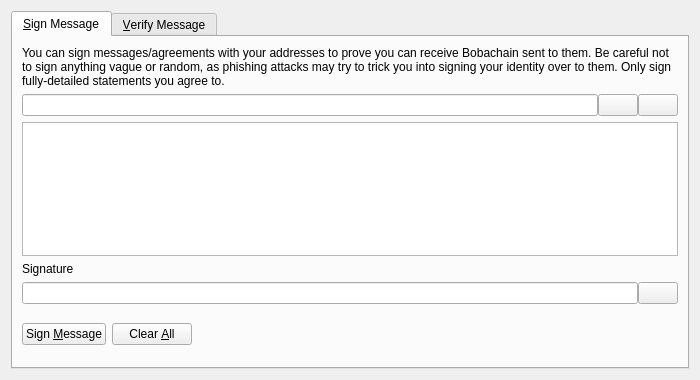
<?xml version="1.0" encoding="UTF-8"?>
<ui version="4.0">
 <class>SignVerifyMessageDialog</class>
 <widget class="QDialog" name="SignVerifyMessageDialog">
  <property name="geometry">
   <rect>
    <x>0</x>
    <y>0</y>
    <width>700</width>
    <height>380</height>
   </rect>
  </property>
  <property name="windowTitle">
   <string>Signatures - Sign / Verify a Message</string>
  </property>
  <property name="modal">
   <bool>true</bool>
  </property>
  <layout class="QVBoxLayout" name="verticalLayout">
   <item>
    <widget class="QTabWidget" name="tabWidget">
     <property name="currentIndex">
      <number>0</number>
     </property>
     <widget class="QWidget" name="tabSignMessage">
      <attribute name="title">
       <string>&amp;Sign Message</string>
      </attribute>
      <layout class="QVBoxLayout" name="verticalLayout_SM">
       <item>
        <widget class="QLabel" name="infoLabel_SM">
         <property name="text">
          <string>You can sign messages/agreements with your addresses to prove you can receive Bobachain sent to them. Be careful not to sign anything vague or random, as phishing attacks may try to trick you into signing your identity over to them. Only sign fully-detailed statements you agree to.</string>
         </property>
         <property name="textFormat">
          <enum>Qt::PlainText</enum>
         </property>
         <property name="wordWrap">
          <bool>true</bool>
         </property>
        </widget>
       </item>
       <item>
        <layout class="QHBoxLayout" name="horizontalLayout_1_SM">
         <property name="spacing">
          <number>0</number>
         </property>
         <item>
          <widget class="QValidatedLineEdit" name="addressIn_SM">
           <property name="toolTip">
            <string>The Bobachain address to sign the message with</string>
           </property>
          </widget>
         </item>
         <item>
          <widget class="QPushButton" name="addressBookButton_SM">
           <property name="toolTip">
            <string>Choose previously used address</string>
           </property>
           <property name="text">
            <string/>
           </property>
           <property name="shortcut">
            <string>Alt+A</string>
           </property>
           <property name="autoDefault">
            <bool>false</bool>
           </property>
          </widget>
         </item>
         <item>
          <widget class="QPushButton" name="pasteButton_SM">
           <property name="toolTip">
            <string>Paste address from clipboard</string>
           </property>
           <property name="text">
            <string/>
           </property>
           <property name="shortcut">
            <string>Alt+P</string>
           </property>
           <property name="autoDefault">
            <bool>false</bool>
           </property>
          </widget>
         </item>
        </layout>
       </item>
       <item>
        <widget class="QPlainTextEdit" name="messageIn_SM">
         <property name="toolTip">
          <string>Enter the message you want to sign here</string>
         </property>
        </widget>
       </item>
       <item>
        <widget class="QLabel" name="signatureLabel_SM">
         <property name="text">
          <string>Signature</string>
         </property>
         <property name="textFormat">
          <enum>Qt::PlainText</enum>
         </property>
        </widget>
       </item>
       <item>
        <layout class="QHBoxLayout" name="horizontalLayout_2_SM">
         <property name="spacing">
          <number>0</number>
         </property>
         <item>
          <widget class="QLineEdit" name="signatureOut_SM">
           <property name="font">
            <font>
             <italic>true</italic>
            </font>
           </property>
           <property name="readOnly">
            <bool>true</bool>
           </property>
          </widget>
         </item>
         <item>
          <widget class="QPushButton" name="copySignatureButton_SM">
           <property name="toolTip">
            <string>Copy the current signature to the system clipboard</string>
           </property>
           <property name="text">
            <string/>
           </property>
           <property name="autoDefault">
            <bool>false</bool>
           </property>
          </widget>
         </item>
        </layout>
       </item>
       <item>
        <layout class="QHBoxLayout" name="horizontalLayout_3_SM">
         <item>
          <widget class="QPushButton" name="signMessageButton_SM">
           <property name="toolTip">
            <string>Sign the message to prove you own this Bobachain address</string>
           </property>
           <property name="text">
            <string>Sign &amp;Message</string>
           </property>
           <property name="autoDefault">
            <bool>false</bool>
           </property>
          </widget>
         </item>
         <item>
          <widget class="QPushButton" name="clearButton_SM">
           <property name="toolTip">
            <string>Reset all sign message fields</string>
           </property>
           <property name="text">
            <string>Clear &amp;All</string>
           </property>
           <property name="autoDefault">
            <bool>false</bool>
           </property>
          </widget>
         </item>
         <item>
          <spacer name="horizontalSpacer_1_SM">
           <property name="orientation">
            <enum>Qt::Horizontal</enum>
           </property>
           <property name="sizeHint" stdset="0">
            <size>
             <width>40</width>
             <height>48</height>
            </size>
           </property>
          </spacer>
         </item>
         <item>
          <widget class="QLabel" name="statusLabel_SM">
           <property name="font">
            <font>
             <weight>75</weight>
             <bold>true</bold>
            </font>
           </property>
           <property name="text">
            <string/>
           </property>
           <property name="wordWrap">
            <bool>true</bool>
           </property>
          </widget>
         </item>
         <item>
          <spacer name="horizontalSpacer_2_SM">
           <property name="orientation">
            <enum>Qt::Horizontal</enum>
           </property>
           <property name="sizeHint" stdset="0">
            <size>
             <width>40</width>
             <height>48</height>
            </size>
           </property>
          </spacer>
         </item>
        </layout>
       </item>
      </layout>
     </widget>
     <widget class="QWidget" name="tabVerifyMessage">
      <attribute name="title">
       <string>&amp;Verify Message</string>
      </attribute>
      <layout class="QVBoxLayout" name="verticalLayout_VM">
       <item>
        <widget class="QLabel" name="infoLabel_VM">
         <property name="text">
          <string>Enter the receiver's address, message (ensure you copy line breaks, spaces, tabs, etc. exactly) and signature below to verify the message. Be careful not to read more into the signature than what is in the signed message itself, to avoid being tricked by a man-in-the-middle attack. Note that this only proves the signing party receives with the address, it cannot prove sendership of any transaction!</string>
         </property>
         <property name="textFormat">
          <enum>Qt::PlainText</enum>
         </property>
         <property name="alignment">
          <set>Qt::AlignLeading|Qt::AlignLeft|Qt::AlignTop</set>
         </property>
         <property name="wordWrap">
          <bool>true</bool>
         </property>
        </widget>
       </item>
       <item>
        <layout class="QHBoxLayout" name="horizontalLayout_1_VM">
         <property name="spacing">
          <number>0</number>
         </property>
         <item>
          <widget class="QValidatedLineEdit" name="addressIn_VM">
           <property name="toolTip">
            <string>The Bobachain address the message was signed with</string>
           </property>
          </widget>
         </item>
         <item>
          <widget class="QPushButton" name="addressBookButton_VM">
           <property name="toolTip">
            <string>Choose previously used address</string>
           </property>
           <property name="text">
            <string/>
           </property>
           <property name="shortcut">
            <string>Alt+A</string>
           </property>
           <property name="autoDefault">
            <bool>false</bool>
           </property>
          </widget>
         </item>
        </layout>
       </item>
       <item>
        <widget class="QPlainTextEdit" name="messageIn_VM"/>
       </item>
       <item>
        <widget class="QValidatedLineEdit" name="signatureIn_VM"/>
       </item>
       <item>
        <layout class="QHBoxLayout" name="horizontalLayout_2_VM">
         <item>
          <widget class="QPushButton" name="verifyMessageButton_VM">
           <property name="toolTip">
            <string>Verify the message to ensure it was signed with the specified Bobachain address</string>
           </property>
           <property name="text">
            <string>Verify &amp;Message</string>
           </property>
           <property name="autoDefault">
            <bool>false</bool>
           </property>
          </widget>
         </item>
         <item>
          <widget class="QPushButton" name="clearButton_VM">
           <property name="toolTip">
            <string>Reset all verify message fields</string>
           </property>
           <property name="text">
            <string>Clear &amp;All</string>
           </property>
           <property name="autoDefault">
            <bool>false</bool>
           </property>
          </widget>
         </item>
         <item>
          <spacer name="horizontalSpacer_1_VM">
           <property name="orientation">
            <enum>Qt::Horizontal</enum>
           </property>
           <property name="sizeHint" stdset="0">
            <size>
             <width>40</width>
             <height>48</height>
            </size>
           </property>
          </spacer>
         </item>
         <item>
          <widget class="QLabel" name="statusLabel_VM">
           <property name="font">
            <font>
             <weight>75</weight>
             <bold>true</bold>
            </font>
           </property>
           <property name="text">
            <string/>
           </property>
           <property name="wordWrap">
            <bool>true</bool>
           </property>
          </widget>
         </item>
         <item>
          <spacer name="horizontalSpacer_2_VM">
           <property name="orientation">
            <enum>Qt::Horizontal</enum>
           </property>
           <property name="sizeHint" stdset="0">
            <size>
             <width>40</width>
             <height>48</height>
            </size>
           </property>
          </spacer>
         </item>
        </layout>
       </item>
      </layout>
     </widget>
    </widget>
   </item>
  </layout>
 </widget>
 <customwidgets>
  <customwidget>
   <class>QValidatedLineEdit</class>
   <extends>QLineEdit</extends>
   <header>qvalidatedlineedit.h</header>
  </customwidget>
 </customwidgets>
 <resources>
  <include location="../bobachain.qrc"/>
 </resources>
 <connections/>
</ui>
